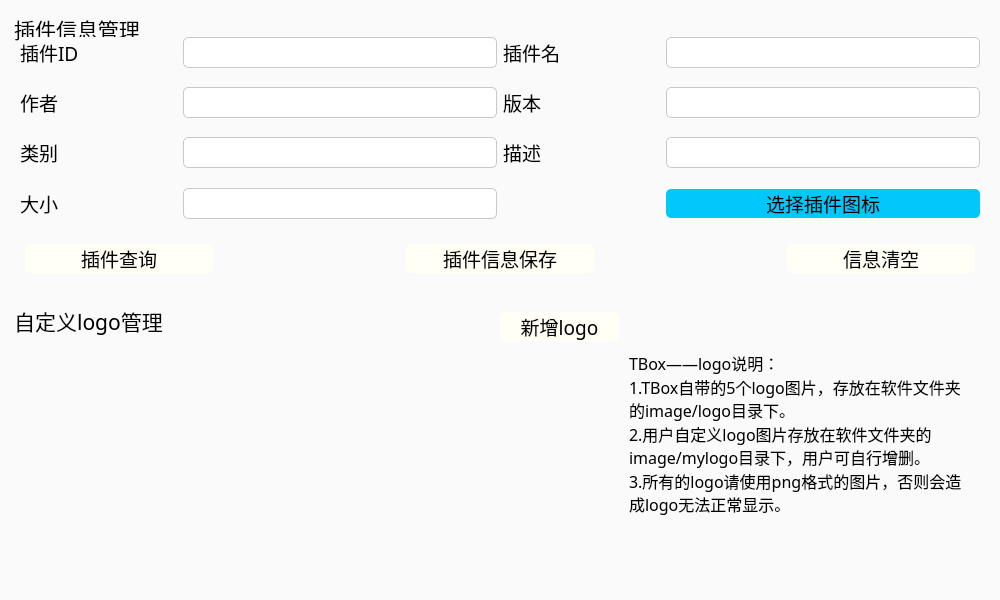
<?xml version="1.0" encoding="UTF-8"?>
<ui version="4.0">
 <class>Widget</class>
 <widget class="QWidget" name="Widget">
  <property name="geometry">
   <rect>
    <x>0</x>
    <y>0</y>
    <width>1000</width>
    <height>600</height>
   </rect>
  </property>
  <property name="windowTitle">
   <string>设置扩展</string>
  </property>
  <property name="styleSheet">
   <string notr="true">QWidget{
	background-color: rgb(250, 250, 250);
	border:none;
}
QGroupBox{
	color: rgb(0, 0, 0);
}
QScrollBar:vertical{
	border: none;
	width:8px;
	margin: 0 0 0 0;
	background: transparent;
}
QScrollBar::handle:vertical{
	background: rgb(200, 200, 200);
	border-radius:4px;
}
QScrollBar::handle:vertical:hover{
	background: rgb(160, 160, 160);
	border-radius:4px;
}
QScrollBar::handle:vertical:pressed{
	background: rgb(5, 160, 255);
	border-radius:4px;
}
QScrollBar::add-page,QScrollBar::sub-page:vertical{
	background: transparent;
}
QScrollBar::add-line,QScrollBar::sub-line:vertical{
	background: transparent;
}
QLineEdit{
	border:1px solid rgb(200,200,200);
	border-radius:5px;
	background-color: rgb(255, 255, 255);
	color: rgb(0, 0, 0);
	selection-background-color: rgb(0, 0, 0);
	selection-color: rgb(255, 255, 255);
}
#selectButton{
	color: rgb(0, 0, 0);
	border-radius:5px;
	background-color: rgb(0, 200, 250);
}
#selectButton:hover{
	color: rgb(0, 0, 0);
	border-radius:5px;
	background-color: rgb(0, 210, 255);
}
QPushButton{
	color: rgb(0, 0, 0);
	border-radius:5px;
	background-color: rgb(255, 255, 245);
}
QPushButton:hover{
	color: rgb(0, 0, 0);
	border-radius:5px;
	background-color: rgb(255, 255, 252);
}
QListWidget{
	background:transparent;
	border:none;
}
QListWidget::item:hover{
	background-color:rgb(220,220,220);
	border-radius:5px;
}</string>
  </property>
  <layout class="QVBoxLayout" name="verticalLayout" stretch="1,1">
   <item>
    <widget class="QGroupBox" name="groupBox1">
     <property name="font">
      <font>
       <family>楷体</family>
       <pointsize>16</pointsize>
      </font>
     </property>
     <property name="title">
      <string>插件信息管理</string>
     </property>
     <layout class="QGridLayout" name="gridLayout_3" rowstretch="1,1,1,1,1" columnstretch="1,2,1,2">
      <property name="bottomMargin">
       <number>0</number>
      </property>
      <property name="verticalSpacing">
       <number>2</number>
      </property>
      <item row="0" column="0">
       <widget class="QLabel" name="IDlabel">
        <property name="font">
         <font>
          <family>楷体</family>
          <pointsize>14</pointsize>
         </font>
        </property>
        <property name="text">
         <string>插件ID</string>
        </property>
       </widget>
      </item>
      <item row="0" column="1">
       <widget class="QLineEdit" name="IDLineEdit">
        <property name="sizePolicy">
         <sizepolicy hsizetype="Expanding" vsizetype="Fixed">
          <horstretch>0</horstretch>
          <verstretch>0</verstretch>
         </sizepolicy>
        </property>
        <property name="font">
         <font>
          <family>楷体</family>
          <pointsize>14</pointsize>
         </font>
        </property>
       </widget>
      </item>
      <item row="0" column="2">
       <widget class="QLabel" name="label_2">
        <property name="font">
         <font>
          <family>楷体</family>
          <pointsize>14</pointsize>
         </font>
        </property>
        <property name="text">
         <string>插件名</string>
        </property>
       </widget>
      </item>
      <item row="0" column="3">
       <widget class="QLineEdit" name="nameLineEdit">
        <property name="sizePolicy">
         <sizepolicy hsizetype="Expanding" vsizetype="Fixed">
          <horstretch>0</horstretch>
          <verstretch>0</verstretch>
         </sizepolicy>
        </property>
        <property name="font">
         <font>
          <family>楷体</family>
          <pointsize>14</pointsize>
         </font>
        </property>
       </widget>
      </item>
      <item row="1" column="0">
       <widget class="QLabel" name="label_3">
        <property name="font">
         <font>
          <family>楷体</family>
          <pointsize>14</pointsize>
         </font>
        </property>
        <property name="text">
         <string>作者</string>
        </property>
       </widget>
      </item>
      <item row="1" column="1">
       <widget class="QLineEdit" name="authorLineEdit">
        <property name="sizePolicy">
         <sizepolicy hsizetype="Expanding" vsizetype="Fixed">
          <horstretch>0</horstretch>
          <verstretch>0</verstretch>
         </sizepolicy>
        </property>
        <property name="font">
         <font>
          <family>楷体</family>
          <pointsize>14</pointsize>
         </font>
        </property>
       </widget>
      </item>
      <item row="1" column="2">
       <widget class="QLabel" name="label_4">
        <property name="font">
         <font>
          <family>楷体</family>
          <pointsize>14</pointsize>
         </font>
        </property>
        <property name="text">
         <string>版本</string>
        </property>
       </widget>
      </item>
      <item row="1" column="3">
       <widget class="QLineEdit" name="versionLineEdit">
        <property name="sizePolicy">
         <sizepolicy hsizetype="Expanding" vsizetype="Fixed">
          <horstretch>0</horstretch>
          <verstretch>0</verstretch>
         </sizepolicy>
        </property>
        <property name="font">
         <font>
          <family>楷体</family>
          <pointsize>14</pointsize>
         </font>
        </property>
       </widget>
      </item>
      <item row="2" column="0">
       <widget class="QLabel" name="label_6">
        <property name="font">
         <font>
          <family>楷体</family>
          <pointsize>14</pointsize>
         </font>
        </property>
        <property name="text">
         <string>类别</string>
        </property>
       </widget>
      </item>
      <item row="2" column="1">
       <widget class="QLineEdit" name="typeLineEdit">
        <property name="sizePolicy">
         <sizepolicy hsizetype="Expanding" vsizetype="Fixed">
          <horstretch>0</horstretch>
          <verstretch>0</verstretch>
         </sizepolicy>
        </property>
        <property name="font">
         <font>
          <family>楷体</family>
          <pointsize>14</pointsize>
         </font>
        </property>
       </widget>
      </item>
      <item row="2" column="2">
       <widget class="QLabel" name="label_7">
        <property name="font">
         <font>
          <family>楷体</family>
          <pointsize>14</pointsize>
         </font>
        </property>
        <property name="text">
         <string>描述</string>
        </property>
       </widget>
      </item>
      <item row="2" column="3">
       <widget class="QLineEdit" name="descriptionLineEdit">
        <property name="sizePolicy">
         <sizepolicy hsizetype="Expanding" vsizetype="Fixed">
          <horstretch>0</horstretch>
          <verstretch>0</verstretch>
         </sizepolicy>
        </property>
        <property name="font">
         <font>
          <family>楷体</family>
          <pointsize>14</pointsize>
         </font>
        </property>
       </widget>
      </item>
      <item row="3" column="0">
       <widget class="QLabel" name="label_5">
        <property name="font">
         <font>
          <family>楷体</family>
          <pointsize>14</pointsize>
         </font>
        </property>
        <property name="text">
         <string>大小</string>
        </property>
       </widget>
      </item>
      <item row="3" column="1">
       <widget class="QLineEdit" name="sizeLineEdit">
        <property name="sizePolicy">
         <sizepolicy hsizetype="Expanding" vsizetype="Fixed">
          <horstretch>0</horstretch>
          <verstretch>0</verstretch>
         </sizepolicy>
        </property>
        <property name="font">
         <font>
          <family>楷体</family>
          <pointsize>14</pointsize>
         </font>
        </property>
       </widget>
      </item>
      <item row="3" column="2">
       <widget class="QToolButton" name="logoButton">
        <property name="sizePolicy">
         <sizepolicy hsizetype="Preferred" vsizetype="Fixed">
          <horstretch>0</horstretch>
          <verstretch>0</verstretch>
         </sizepolicy>
        </property>
        <property name="font">
         <font>
          <pointsize>16</pointsize>
         </font>
        </property>
        <property name="text">
         <string/>
        </property>
        <property name="iconSize">
         <size>
          <width>30</width>
          <height>30</height>
         </size>
        </property>
        <property name="autoRaise">
         <bool>true</bool>
        </property>
       </widget>
      </item>
      <item row="3" column="3">
       <widget class="QPushButton" name="selectButton">
        <property name="sizePolicy">
         <sizepolicy hsizetype="Minimum" vsizetype="Fixed">
          <horstretch>0</horstretch>
          <verstretch>0</verstretch>
         </sizepolicy>
        </property>
        <property name="font">
         <font>
          <family>楷体</family>
          <pointsize>14</pointsize>
         </font>
        </property>
        <property name="text">
         <string>选择插件图标</string>
        </property>
       </widget>
      </item>
      <item row="4" column="0" colspan="4">
       <widget class="QWidget" name="widget" native="true">
        <property name="sizePolicy">
         <sizepolicy hsizetype="Preferred" vsizetype="Fixed">
          <horstretch>0</horstretch>
          <verstretch>0</verstretch>
         </sizepolicy>
        </property>
        <layout class="QGridLayout" name="gridLayout" columnstretch="1,1,1,1,1">
         <property name="leftMargin">
          <number>5</number>
         </property>
         <property name="topMargin">
          <number>5</number>
         </property>
         <property name="rightMargin">
          <number>5</number>
         </property>
         <property name="bottomMargin">
          <number>5</number>
         </property>
         <property name="horizontalSpacing">
          <number>5</number>
         </property>
         <item row="0" column="4">
          <widget class="QPushButton" name="cancelButton">
           <property name="sizePolicy">
            <sizepolicy hsizetype="Preferred" vsizetype="Fixed">
             <horstretch>0</horstretch>
             <verstretch>0</verstretch>
            </sizepolicy>
           </property>
           <property name="font">
            <font>
             <family>楷体</family>
             <pointsize>14</pointsize>
            </font>
           </property>
           <property name="text">
            <string>信息清空</string>
           </property>
          </widget>
         </item>
         <item row="0" column="3">
          <spacer name="horizontalSpacer_2">
           <property name="orientation">
            <enum>Qt::Horizontal</enum>
           </property>
           <property name="sizeHint" stdset="0">
            <size>
             <width>40</width>
             <height>20</height>
            </size>
           </property>
          </spacer>
         </item>
         <item row="0" column="0">
          <widget class="QPushButton" name="findButton">
           <property name="sizePolicy">
            <sizepolicy hsizetype="Minimum" vsizetype="Fixed">
             <horstretch>0</horstretch>
             <verstretch>0</verstretch>
            </sizepolicy>
           </property>
           <property name="font">
            <font>
             <family>楷体</family>
             <pointsize>14</pointsize>
            </font>
           </property>
           <property name="text">
            <string>插件查询</string>
           </property>
           <property name="icon">
            <iconset resource="res.qrc">
             <normaloff>:/resource/find.png</normaloff>:/resource/find.png</iconset>
           </property>
           <property name="iconSize">
            <size>
             <width>20</width>
             <height>20</height>
            </size>
           </property>
          </widget>
         </item>
         <item row="0" column="2">
          <widget class="QPushButton" name="pushButton">
           <property name="sizePolicy">
            <sizepolicy hsizetype="Preferred" vsizetype="Fixed">
             <horstretch>0</horstretch>
             <verstretch>0</verstretch>
            </sizepolicy>
           </property>
           <property name="font">
            <font>
             <family>楷体</family>
             <pointsize>14</pointsize>
            </font>
           </property>
           <property name="text">
            <string>插件信息保存</string>
           </property>
          </widget>
         </item>
         <item row="0" column="1">
          <spacer name="horizontalSpacer">
           <property name="orientation">
            <enum>Qt::Horizontal</enum>
           </property>
           <property name="sizeHint" stdset="0">
            <size>
             <width>40</width>
             <height>20</height>
            </size>
           </property>
          </spacer>
         </item>
        </layout>
       </widget>
      </item>
     </layout>
    </widget>
   </item>
   <item>
    <widget class="QGroupBox" name="groupBox2">
     <property name="font">
      <font>
       <family>楷体</family>
       <pointsize>16</pointsize>
      </font>
     </property>
     <property name="title">
      <string>自定义logo管理</string>
     </property>
     <layout class="QGridLayout" name="gridLayout_2" columnstretch="4,1,3">
      <item row="0" column="1">
       <widget class="QPushButton" name="newButton">
        <property name="font">
         <font>
          <family>楷体</family>
          <pointsize>14</pointsize>
         </font>
        </property>
        <property name="text">
         <string>新增logo</string>
        </property>
        <property name="icon">
         <iconset resource="res.qrc">
          <normaloff>:/resource/add.png</normaloff>:/resource/add.png</iconset>
        </property>
       </widget>
      </item>
      <item row="1" column="0">
       <widget class="QListWidget" name="listWidget"/>
      </item>
      <item row="1" column="2">
       <widget class="QTextEdit" name="textEdit">
        <property name="font">
         <font>
          <family>楷体</family>
          <pointsize>12</pointsize>
         </font>
        </property>
        <property name="readOnly">
         <bool>true</bool>
        </property>
        <property name="html">
         <string>&lt;!DOCTYPE HTML PUBLIC &quot;-//W3C//DTD HTML 4.0//EN&quot; &quot;http://www.w3.org/TR/REC-html40/strict.dtd&quot;&gt;
&lt;html&gt;&lt;head&gt;&lt;meta name=&quot;qrichtext&quot; content=&quot;1&quot; /&gt;&lt;style type=&quot;text/css&quot;&gt;
p, li { white-space: pre-wrap; }
&lt;/style&gt;&lt;/head&gt;&lt;body style=&quot; font-family:'楷体'; font-size:12pt; font-weight:400; font-style:normal;&quot;&gt;
&lt;p style=&quot; margin-top:0px; margin-bottom:0px; margin-left:0px; margin-right:0px; -qt-block-indent:0; text-indent:0px;&quot;&gt;&lt;span style=&quot; font-family:'楷体';&quot;&gt;TBox——logo说明：&lt;/span&gt;&lt;/p&gt;
&lt;p style=&quot; margin-top:0px; margin-bottom:0px; margin-left:0px; margin-right:0px; -qt-block-indent:0; text-indent:0px;&quot;&gt;&lt;span style=&quot; font-family:'楷体';&quot;&gt;1.TBox自带的5个logo图片，存放在软件文件夹的image/logo目录下。&lt;/span&gt;&lt;/p&gt;
&lt;p style=&quot; margin-top:0px; margin-bottom:0px; margin-left:0px; margin-right:0px; -qt-block-indent:0; text-indent:0px;&quot;&gt;&lt;span style=&quot; font-family:'楷体';&quot;&gt;2.用户自定义logo图片存放在软件文件夹的image/mylogo目录下，用户可自行增删。&lt;/span&gt;&lt;/p&gt;
&lt;p style=&quot; margin-top:0px; margin-bottom:0px; margin-left:0px; margin-right:0px; -qt-block-indent:0; text-indent:0px;&quot;&gt;&lt;span style=&quot; font-family:'楷体';&quot;&gt;3.所有的logo请使用png格式的图片，否则会造成logo无法正常显示。&lt;/span&gt;&lt;/p&gt;&lt;/body&gt;&lt;/html&gt;</string>
        </property>
       </widget>
      </item>
     </layout>
    </widget>
   </item>
  </layout>
 </widget>
 <resources>
  <include location="res.qrc"/>
 </resources>
 <connections/>
</ui>
